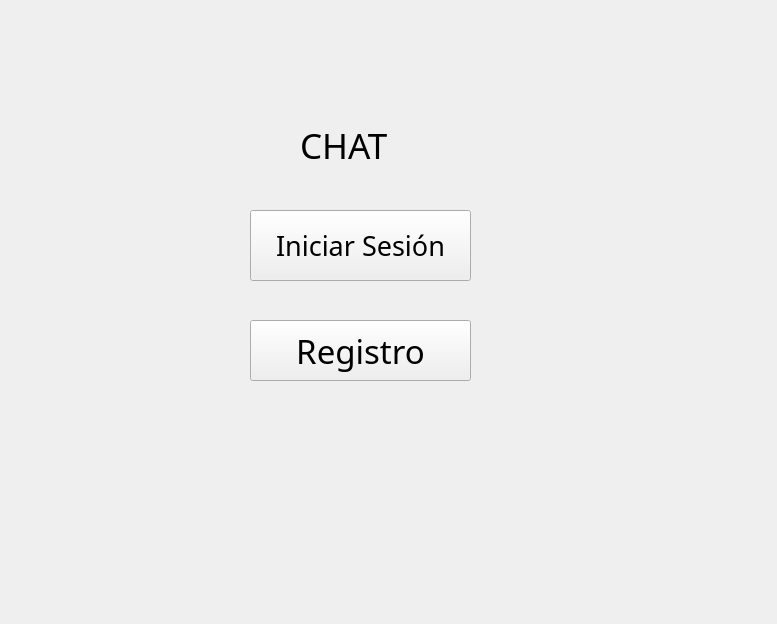
<?xml version="1.0" encoding="UTF-8"?>
<ui version="4.0">
 <class>Principal</class>
 <widget class="QWidget" name="Principal">
  <property name="geometry">
   <rect>
    <x>0</x>
    <y>0</y>
    <width>777</width>
    <height>624</height>
   </rect>
  </property>
  <property name="windowTitle">
   <string>Form</string>
  </property>
  <widget class="QStackedWidget" name="stackedWidget">
   <property name="geometry">
    <rect>
     <x>10</x>
     <y>0</y>
     <width>771</width>
     <height>601</height>
    </rect>
   </property>
   <property name="font">
    <font>
     <pointsize>8</pointsize>
    </font>
   </property>
   <property name="frameShadow">
    <enum>QFrame::Plain</enum>
   </property>
   <property name="currentIndex">
    <number>0</number>
   </property>
   <widget class="QWidget" name="page">
    <widget class="QLabel" name="label">
     <property name="geometry">
      <rect>
       <x>290</x>
       <y>120</y>
       <width>111</width>
       <height>51</height>
      </rect>
     </property>
     <property name="font">
      <font>
       <family>Cascadia Code SemiBold</family>
       <pointsize>26</pointsize>
      </font>
     </property>
     <property name="text">
      <string>CHAT</string>
     </property>
    </widget>
    <widget class="QPushButton" name="btnLogIn">
     <property name="geometry">
      <rect>
       <x>240</x>
       <y>210</y>
       <width>221</width>
       <height>71</height>
      </rect>
     </property>
     <property name="font">
      <font>
       <family>Modern</family>
       <pointsize>20</pointsize>
      </font>
     </property>
     <property name="text">
      <string>Iniciar Sesión</string>
     </property>
    </widget>
    <widget class="QPushButton" name="btnSigIn">
     <property name="geometry">
      <rect>
       <x>240</x>
       <y>320</y>
       <width>221</width>
       <height>61</height>
      </rect>
     </property>
     <property name="font">
      <font>
       <family>Modern</family>
       <pointsize>25</pointsize>
      </font>
     </property>
     <property name="text">
      <string>Registro</string>
     </property>
    </widget>
   </widget>
   <widget class="QWidget" name="page_2">
    <widget class="QLabel" name="label_2">
     <property name="geometry">
      <rect>
       <x>200</x>
       <y>50</y>
       <width>181</width>
       <height>51</height>
      </rect>
     </property>
     <property name="font">
      <font>
       <family>Cascadia Mono SemiBold</family>
       <pointsize>21</pointsize>
       <weight>75</weight>
       <bold>true</bold>
      </font>
     </property>
     <property name="text">
      <string>Registro</string>
     </property>
    </widget>
    <widget class="QLineEdit" name="LE_NombreR">
     <property name="geometry">
      <rect>
       <x>270</x>
       <y>160</y>
       <width>271</width>
       <height>31</height>
      </rect>
     </property>
    </widget>
    <widget class="QLineEdit" name="LE_UserR">
     <property name="geometry">
      <rect>
       <x>270</x>
       <y>220</y>
       <width>271</width>
       <height>31</height>
      </rect>
     </property>
    </widget>
    <widget class="QLineEdit" name="LE_PassR">
     <property name="geometry">
      <rect>
       <x>270</x>
       <y>280</y>
       <width>271</width>
       <height>31</height>
      </rect>
     </property>
    </widget>
    <widget class="QPushButton" name="btn_Registrarme">
     <property name="geometry">
      <rect>
       <x>220</x>
       <y>390</y>
       <width>201</width>
       <height>71</height>
      </rect>
     </property>
     <property name="font">
      <font>
       <family>Modern</family>
       <pointsize>20</pointsize>
      </font>
     </property>
     <property name="text">
      <string>REGISTRARME</string>
     </property>
    </widget>
    <widget class="QLabel" name="label_3">
     <property name="geometry">
      <rect>
       <x>40</x>
       <y>140</y>
       <width>201</width>
       <height>51</height>
      </rect>
     </property>
     <property name="font">
      <font>
       <family>Cascadia Code SemiBold</family>
       <pointsize>19</pointsize>
       <weight>75</weight>
       <bold>true</bold>
      </font>
     </property>
     <property name="text">
      <string>Full name:</string>
     </property>
    </widget>
    <widget class="QLabel" name="label_4">
     <property name="geometry">
      <rect>
       <x>40</x>
       <y>200</y>
       <width>141</width>
       <height>61</height>
      </rect>
     </property>
     <property name="font">
      <font>
       <family>Cascadia Code SemiBold</family>
       <pointsize>17</pointsize>
       <weight>75</weight>
       <bold>true</bold>
      </font>
     </property>
     <property name="text">
      <string>Username:</string>
     </property>
    </widget>
    <widget class="QLabel" name="label_5">
     <property name="geometry">
      <rect>
       <x>40</x>
       <y>280</y>
       <width>161</width>
       <height>31</height>
      </rect>
     </property>
     <property name="font">
      <font>
       <family>Cascadia Code SemiBold</family>
       <pointsize>17</pointsize>
       <weight>75</weight>
       <bold>true</bold>
      </font>
     </property>
     <property name="text">
      <string>Password:</string>
     </property>
    </widget>
    <widget class="QPushButton" name="btn_Back">
     <property name="geometry">
      <rect>
       <x>600</x>
       <y>480</y>
       <width>71</width>
       <height>41</height>
      </rect>
     </property>
     <property name="font">
      <font>
       <family>Modern</family>
       <pointsize>20</pointsize>
      </font>
     </property>
     <property name="text">
      <string>BACK</string>
     </property>
    </widget>
    <zorder>btn_Back</zorder>
    <zorder>label_2</zorder>
    <zorder>LE_NombreR</zorder>
    <zorder>LE_UserR</zorder>
    <zorder>LE_PassR</zorder>
    <zorder>btn_Registrarme</zorder>
    <zorder>label_3</zorder>
    <zorder>label_4</zorder>
    <zorder>label_5</zorder>
   </widget>
   <widget class="QWidget" name="page_3">
    <widget class="QLabel" name="label_6">
     <property name="geometry">
      <rect>
       <x>170</x>
       <y>40</y>
       <width>261</width>
       <height>61</height>
      </rect>
     </property>
     <property name="font">
      <font>
       <family>Cascadia Mono SemiBold</family>
       <pointsize>18</pointsize>
      </font>
     </property>
     <property name="text">
      <string>Iniciar Sesion</string>
     </property>
    </widget>
    <widget class="QLabel" name="label_7">
     <property name="geometry">
      <rect>
       <x>50</x>
       <y>150</y>
       <width>171</width>
       <height>51</height>
      </rect>
     </property>
     <property name="font">
      <font>
       <family>Cascadia Code SemiBold</family>
       <pointsize>18</pointsize>
      </font>
     </property>
     <property name="text">
      <string>Username:</string>
     </property>
    </widget>
    <widget class="QLabel" name="label_8">
     <property name="geometry">
      <rect>
       <x>50</x>
       <y>240</y>
       <width>171</width>
       <height>71</height>
      </rect>
     </property>
     <property name="font">
      <font>
       <family>Cascadia Code SemiBold</family>
       <pointsize>18</pointsize>
      </font>
     </property>
     <property name="text">
      <string>Password:</string>
     </property>
    </widget>
    <widget class="QLineEdit" name="LE_UserI">
     <property name="geometry">
      <rect>
       <x>220</x>
       <y>160</y>
       <width>241</width>
       <height>31</height>
      </rect>
     </property>
    </widget>
    <widget class="QLineEdit" name="LE_PassI">
     <property name="geometry">
      <rect>
       <x>220</x>
       <y>260</y>
       <width>231</width>
       <height>31</height>
      </rect>
     </property>
     <property name="font">
      <font>
       <pointsize>12</pointsize>
      </font>
     </property>
    </widget>
    <widget class="QPushButton" name="btn_AceptarI">
     <property name="geometry">
      <rect>
       <x>220</x>
       <y>380</y>
       <width>181</width>
       <height>61</height>
      </rect>
     </property>
     <property name="font">
      <font>
       <family>Modern</family>
       <pointsize>20</pointsize>
      </font>
     </property>
     <property name="text">
      <string>aceptar</string>
     </property>
    </widget>
   </widget>
   <widget class="QWidget" name="page_4">
    <widget class="QLabel" name="label_9">
     <property name="geometry">
      <rect>
       <x>20</x>
       <y>0</y>
       <width>141</width>
       <height>41</height>
      </rect>
     </property>
     <property name="font">
      <font>
       <family>Cascadia Code SemiBold</family>
       <pointsize>20</pointsize>
      </font>
     </property>
     <property name="text">
      <string>WELCOME </string>
     </property>
    </widget>
    <widget class="QLabel" name="label_10">
     <property name="geometry">
      <rect>
       <x>240</x>
       <y>10</y>
       <width>331</width>
       <height>81</height>
      </rect>
     </property>
     <property name="text">
      <string/>
     </property>
    </widget>
    <widget class="QPushButton" name="btn_Hablar">
     <property name="geometry">
      <rect>
       <x>210</x>
       <y>270</y>
       <width>231</width>
       <height>141</height>
      </rect>
     </property>
     <property name="text">
      <string>HABLAR</string>
     </property>
    </widget>
   </widget>
  </widget>
 </widget>
 <resources/>
 <connections/>
</ui>
